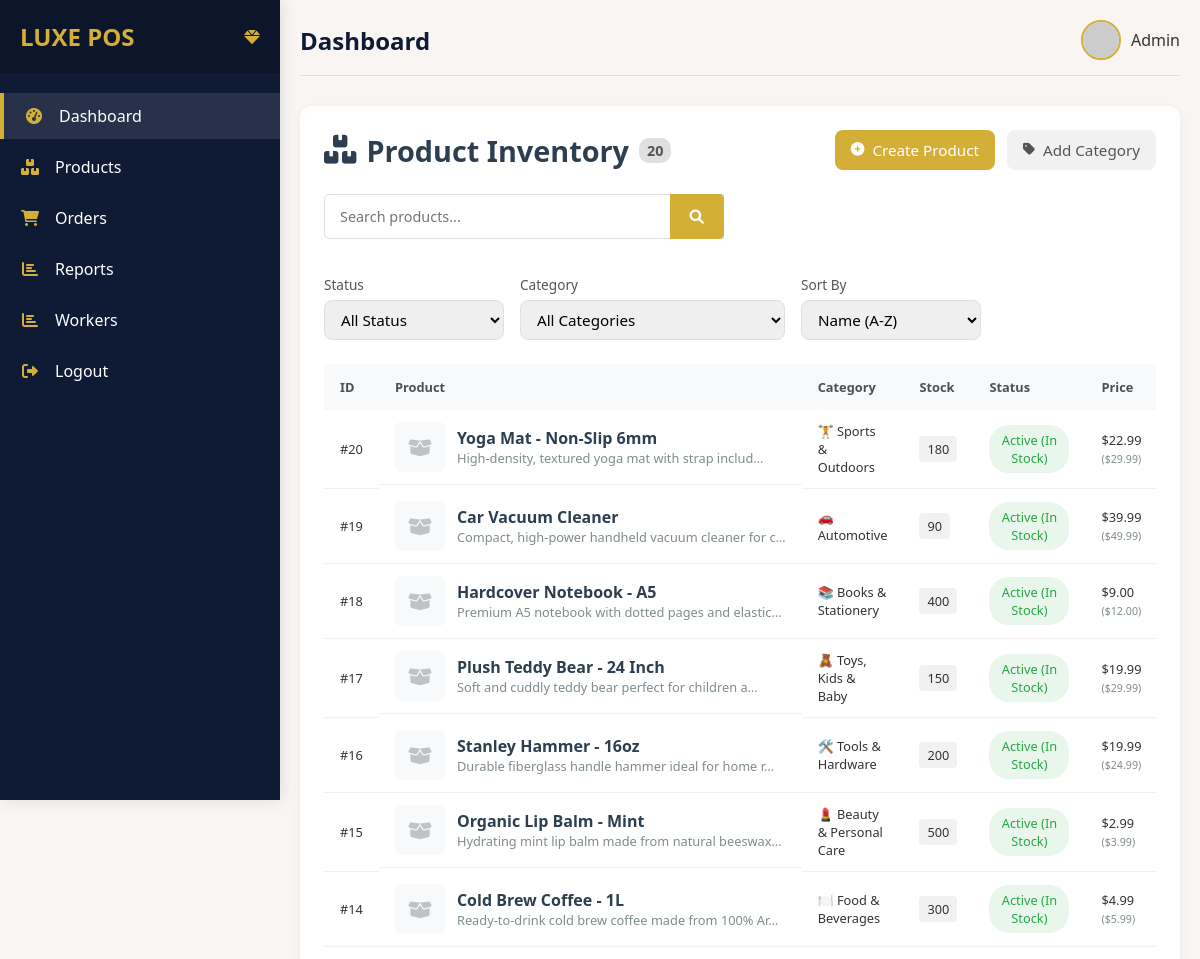
Before: /products/ (upper part) with the older database file.
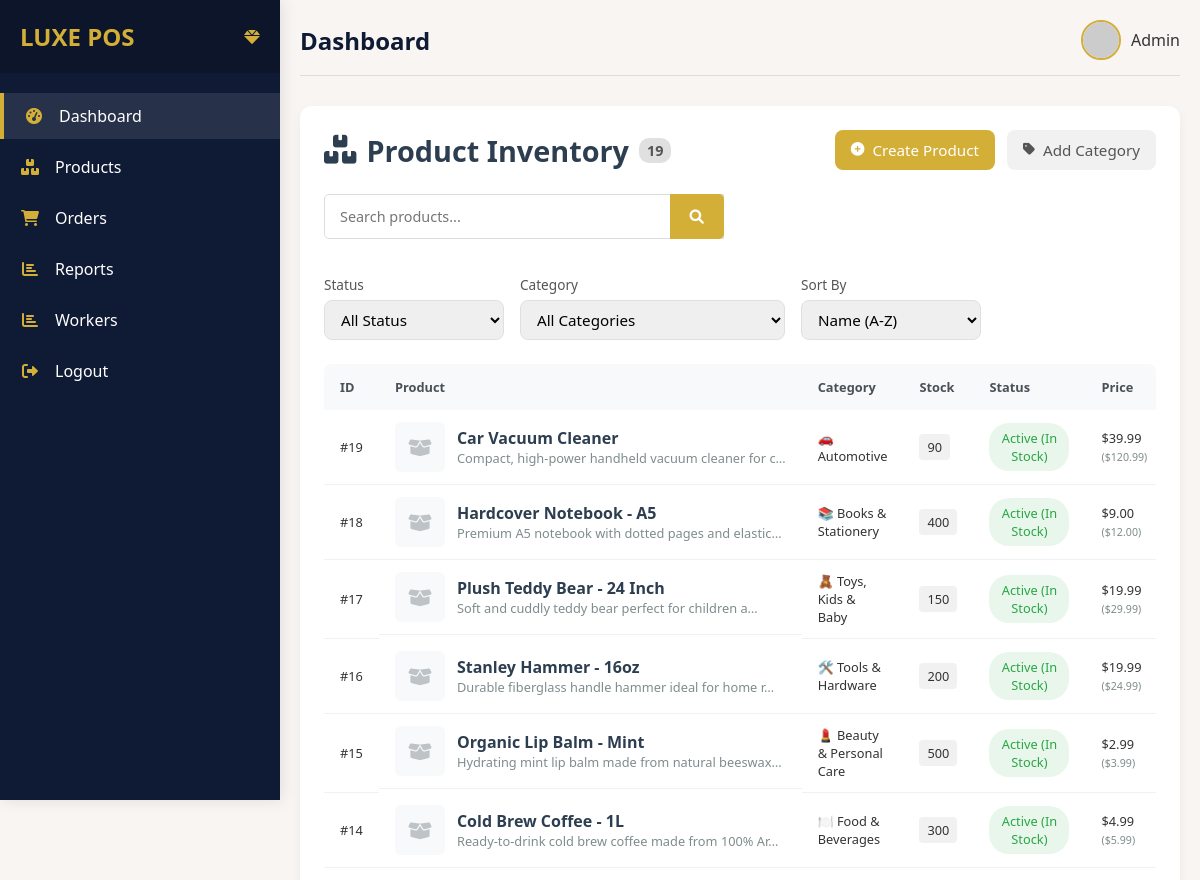
After: the same page with the newer database file.
### shop/models/products.py (models this page shows, shortened)
class Product(BaseModel):
    STATUS = [
        ('active', 'Active (In Stock)'),
        ('inactive', 'Out of Stock'),
    ]
    name = models.CharField(max_length=255)
    description = models.TextField(blank=True)
    category = models.ForeignKey(Category, on_delete=models.CASCADE, null=True, blank=True)
    status = models.CharField(max_length=100, choices=STATUS)
    image = models.ImageField(blank=True, null=True)
    stock_quantity = models.PositiveIntegerField(default=0)
    actual_price = models.DecimalField(max_digits=10, decimal_places=2, default=0.00)
    selling_price = models.DecimalField(max_digits=10, decimal_places=2, default=0.00)

class Category(BaseModel):
    name = models.CharField(max_length=100)
    def __str__(self):
        return self.name

### shop/views.py (the view, shortened to what this page needs)
# urls.py: path("products/", products, name="products"),
def products(request):
    product_form = ProductForm()
    category_form = CategoryForm()
    products = Product.objects.select_related("category").all()
    categories = Category.objects.all()
    status_filter = request.GET.get("status", "all")
    category_filter = request.GET.get("category", "")
    search_term = request.GET.get("search", "").lower()
    response_format = request.GET.get("format", "html")
    if status_filter != "all":
        products = products.filter(status=status_filter)
    if category_filter:
        products = products.filter(category_id=category_filter)
    if search_term:
        products = products.filter(name__icontains=search_term)
    context = {"products": products, "categories": categories, 'product_form':product_form, 'category_form':category_form}
    return render(request, "main/products.html", context)

### shop/forms.py
class CategoryForm(forms.ModelForm):
    class Meta:
        model = Category
        fields = ["name"]

### templates/main/products.html (shortened to what the changed rows need)
{% extends 'main/base.html' %}
{% load static %}
{% block content %}
<div class="product-inventory-container">
    <div class="product-header">
        <h2 class="page-title">
            <i class="fas fa-boxes"></i> Product Inventory
            <span class="badge">{{ products.count }}</span>
        </h2>
    </div>
    <div class="product-table-container">
        <table class="product-table">
            <thead>
                <tr>
                    <th>ID</th>
                    <th>Product</th>
                    <th>Category</th>
                    <th>Stock</th>
                    <th>Status</th>
                    <th>Price</th>
                </tr>
            </thead>
            <tbody>
                {% for product in products %}
                <tr data-id="{{ product.id }}"
                    data-status="{{ product.status }}"
                    data-category="{{ product.category.id|default:'none' }}">
                    <td class="product-id">#{{ product.id }}</td>
                    <td class="product-info">
                        <div class="product-image">
                            {% if product.image %}
                            <img src="{{ product.image.url }}" alt="{{ product.name }}">
                            {% else %}
                            <div class="no-image">
                                <i class="fas fa-box-open"></i>
                            </div>
                            {% endif %}
                        </div>
                        <div class="product-details">
                            <h4>{{ product.name }}</h4>
                            <p class="text-muted truncate">{{ product.description|truncatechars:50 }}</p>
                        </div>
                    </td>
                    <td class="product-category">
                        {{ product.category.name|default:"-" }}
                    </td>
                    <td class="product-stock">
                        <span class="stock-badge">{{ product.stock_quantity }}</span>
                    </td>
                    <td class="product-status">
                        <span class="status-badge {% if product.status == 'active' %}in-stock{% else %}out-of-stock{% endif %}">
                            {{ product.get_status_display }}
                        </span>
                    </td>
                    <td class="product-price">
                        ${{ product.selling_price }}
                        {% if product.actual_price %}
                        <small class="text-muted">(${{ product.actual_price }})</small>
                        {% endif %}
                    </td>
                </tr>
                {% endfor %}
            </tbody>
        </table>
    </div>
</div>
{% endblock content %}

Changed rows visible on the page:
removed Product: id "20", name "Yoga Mat - Non-Slip 6mm", description "High-density, textured yoga mat with strap includ…", category.name "🏋️ Sports & Outdoors", stock_quantity "180", status "Active (In Stock)", selling_price "22.99", actual_price "29.99"
changed Product "Car Vacuum Cleaner": actual_price "49.99" → "120.99"
Other visible differences:
{{ products.count }}: "20" → "19"
